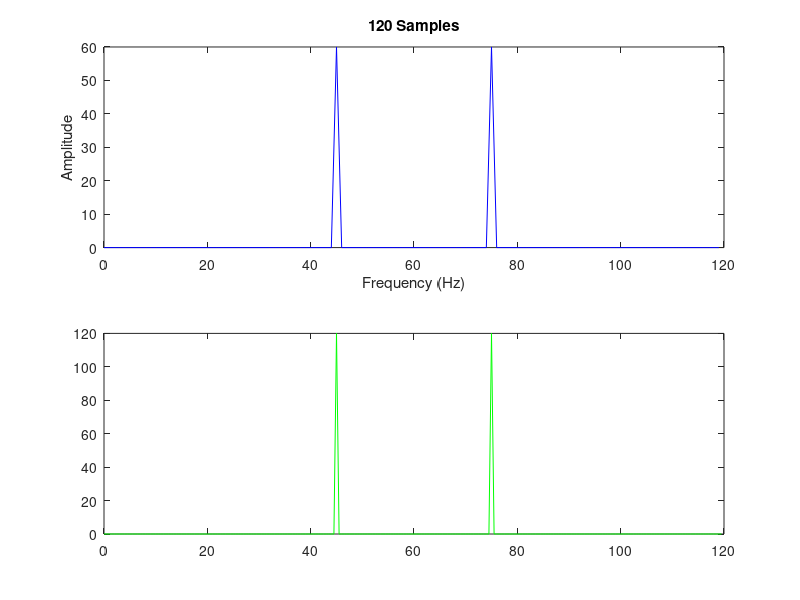
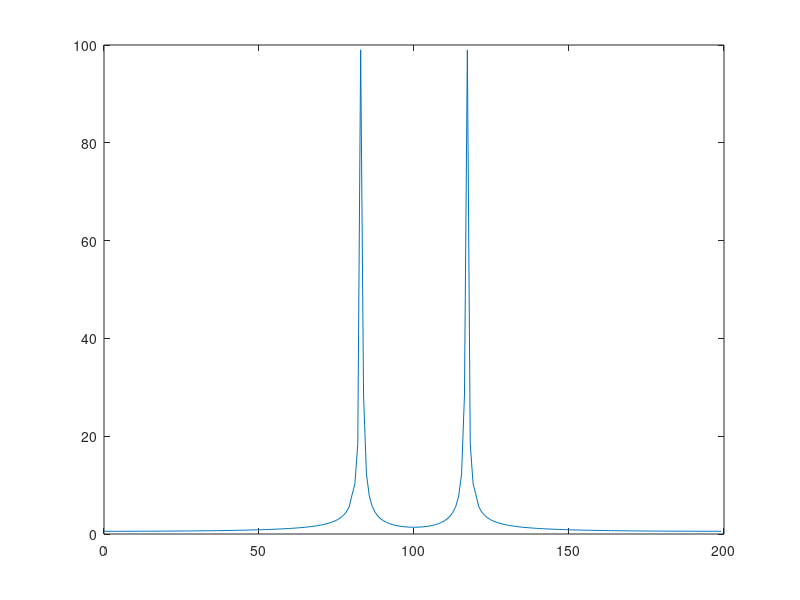

Source code (MATLAB) for these figures, in order: (Note: this script raises an error after producing the figures.)
a = 1 + mod(257,3)

%problem - 1

%(1)

fs = 120;
n1 = 0:1/fs:2-(1/fs);
xn1 = sin(2*pi*15*a*n1);

signal1 = xn1(1:120);

l1 = length(signal1)

y1 = fft(signal1);
m1 = abs(y1);
freq1 = (0:(l1-1)) * (fs/l1); 

subplot(2,1,1)
plot(freq1,m1,'b')
title("120 Samples")
xlabel("Frequency (Hz)")
ylabel("Amplitude")

%(2)

signal2 = xn1(1:130);

l2 = length(signal2)

y2 = fft(signal2);
m2 = abs(y2);
freq2 = (0:(l2-1)) * (fs/l2);

subplot(2,1,2)
plot(freq2,m2,'r')
title("130 Samples")
xlabel("Frequency (Hz)")
ylabel("Amplitude")
%%
%(3)

signal3 = xn1(1:240);

l3 = length(signal3)

y3 = fft(signal3);
m3 = abs(y3);
freq3 = (0:(l3-1)) * (fs/l3);


plot(freq3,m3,'g')

%%

%problem - 2

fs = 200;
t = 0 : (1/fs) : (10-(1/fs));
xa = 0.1*sin(160*pi*t) + cos(166*pi*t);

samples = [215,415,1115,1515,1915];

for s = samples
    signal = xa(1:s);
    l = length(signal);
    y = fft(signal);
    amp = abs(y);
    freq = (0:(l-1))*(fs/l);
    figure;
    plot(freq,amp);
    int2str(s)
    title(s,"Samples")
    xlabel("Frequency")
    ylabel("Amplitude")
end


%%

%problem - 3

fs = 200
t = 0 : (1/fs) : 10-(1/fs);
w = blackman(2000);
xa = (0.1*sin(140*pi*t) + cos(146*pi*t)).* w';
figure;
plot(t,xa)
xlabel("Time");
ylabel("Amplitude");

y1 = fft(xa,215);
m1 = abs(y1);
l1 = length(m1);
f1 = (0:(l1-1))*(fs/l1);
figure;
plot(f1,m1)
title('Magnitude 215');
xlabel("Frequency");
ylabel("Amplitude");

y2 = fft(xa,415);
m2 = abs(y2);
l2 = length(m2);
f2 = (0:l2-1)*(fs/l2);
figure;
plot(f2,m2)
title('Magnitude 415');
xlabel("Frequency");
ylabel("Amplitude");

y3 = fft(xa,1115);
m3 = abs(y3);
l3 = length(m3);
f3 = (0:l3-1)*(fs/l3);
figure;
plot(f3,m3)
title('Magnitude 1115');
xlabel("Frequency");
ylabel("Amplitude");

y4 = fft(xa,1515);
m4 = abs(y4);
l4 = length(m4);
f4 = (0:l4-1)*(fs/l4);
figure;
plot(f4,m4)
title('Magnitude 1515');
xlabel("Frequency");
ylabel("Amplitude");

y5 = fft(xa,1915);
m5 = abs(y5);
l5 = length(m5);
f5 = (0:l5-1)*(fs/l5);
figure;
plot(f5,m5)
title('Magnitude 1915');
xlabel("Frequency");
ylabel("Amplitude");


figure;
plot(t,w)
title("Blackman Signal");
xlabel("Time");
ylabel("Amplitude");



%%

file = "C:\Users\Srinath\Documents\NITK\SEM 5\EE386\Experiment-4\Experiment-4\Exp4Data3.txt";
x1 = importdata(file) ; 
m1 = abs(fft(x,10000));
l1 = length(m1);
f1 = (0:length(m1)-1)*1/l1;
figure;
plot(f1,m1)
title("Without Hamming");
xlabel("Frequency");
ylabel("Amplitude");

w = hamming(500);
x2 = x1.* w' ; 
m2 = abs(fft(x2,10000));
l2 = length(m2);
f2 = (0:length(m2)-1)*1/l2;
figure;
plot(f2,m2)
title("With Hamming");
xlabel("Frequency");
ylabel("Amplitude");

figure;
plot(w)
title("Hamming Signal");
xlabel("Time");
ylabel("Amplitude");








